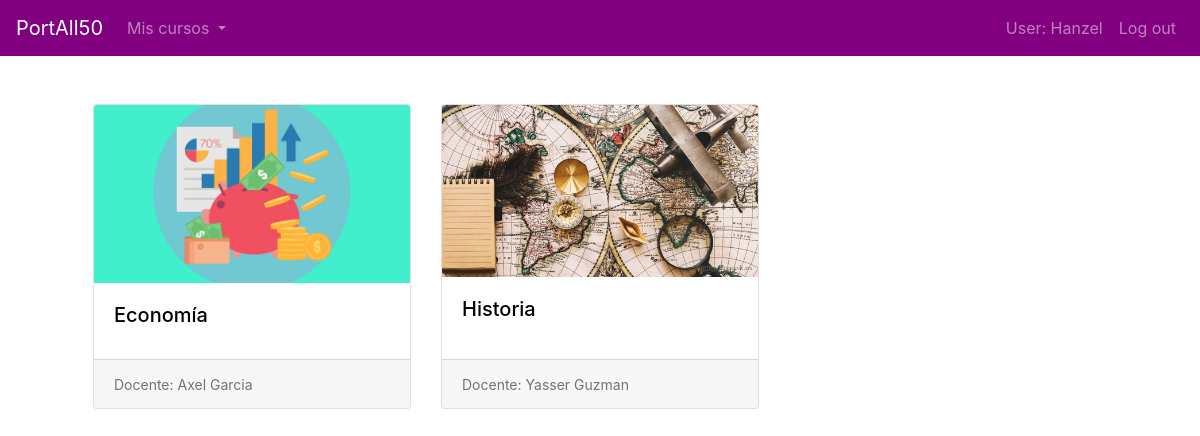
Before: /portall (signed in) with the older database file.
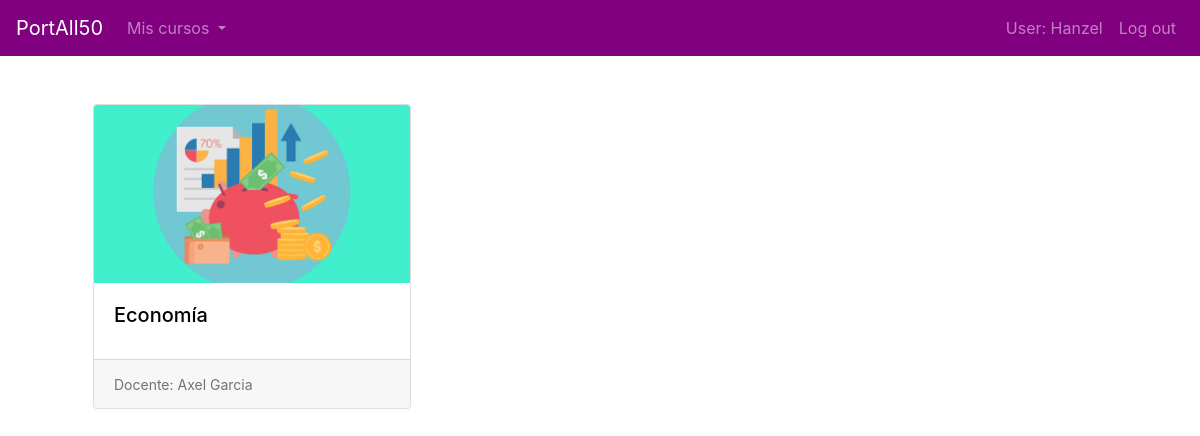
After: the same page with the newer database file.
### PortAll50/models.py (models this page shows, shortened)
class Curso(models.Model):
    nombre_curso = models.CharField(max_length=60)
    cuentas = models.ManyToManyField(User, related_name="cursos_inscritos", null=True) #identifica participantes
    propietario = models.ForeignKey(User, on_delete=CASCADE, related_name="cursos_creados")
    imagen = models.ImageField(upload_to='cursos/', null = True) #investigar upload_to
    ESTADO_CURSO = [("0", "Preparando"), ("1", "Activo"), ("2", "Finalizo")]
    estado_curso = models.CharField(choices=ESTADO_CURSO, max_length=1, default="0")
    cantidad_minima = models.DecimalField(decimal_places=2, max_digits=5, null=True)
    total_acumular = models.DecimalField(decimal_places=2, max_digits=5, null=True)
    actual_acumulado = models.DecimalField(decimal_places=2, max_digits=5, default=0)
    class Meta:
        verbose_name_plural = "Curso"

### PortAll50/views.py (the view)
# urls.py: path("portall", views.portall, name="portall"),
def portall(request):
    usuario = request.user
    cursos = Curso.objects.filter(cuentas=usuario)
    context = {
        "cursos": cursos,
        "usuario": Cuenta.objects.get(username=usuario)
    }
    return render(request, "portall50/portall.html", context)

### PortAll50/templates/portall50/portall.html (shortened to what this page needs)
{% extends 'base.html' %}
{% load bootstrap4 %}
{% load static %}
{% block main %}
    <div class="container">
        <div class="row row-cols-1 row-cols-md-3">
            {% for curso in cursos %}
                <div class="col mb-4">
                    <div class="card h-100">
                    <img src="{{curso.imagen.url}}" class="card-img-top" alt="...">
                    <div class="card-body">
                        <a style="color: black;" href="{% url 'curso' curso.id %}"><h5 class="card-title" style="color: black;">{{curso.nombre_curso}}</5></a>
                    </div>
                    <div class="card-footer">
                        <small class="text-muted">Docente: {{curso.propietario.first_name}} {{curso.propietario.last_name}}</small>
                        </div>
                    </div>
                </div>
            {% endfor %}
        </div>
    </div>
{% endblock %}

### templates/base.html (shortened to what this page needs)
{% load bootstrap4 %}
{% load static %}
<!DOCTYPE html>
<html lang="sp">
<head>
    {% bootstrap_css %}
    <link href='https://unpkg.com/boxicons@2.0.9/css/boxicons.min.css' rel='stylesheet'>
    <link rel="stylesheet" href="{% static 'css/base.css' %}">
</head>
<body>
    {% if user.is_authenticated %}
    <nav class="navbar navbar-expand-lg navbar-dark bg-dark">
        <a class="navbar-brand" href="/portall">PortAll50</a>
        <div class="collapse navbar-collapse" id="navbarSupportedContent">
            <ul class="navbar-nav">
                <li class="nav-item dropdown">
                    <a class="nav-link dropdown-toggle" href="#" id="navbarDropdown" role="button" data-toggle="dropdown" aria-expanded="false">
                      Mis cursos
                    </a>
                </li>
            </ul>
            <ul class="navbar-nav ml-auto">
                <li class="nav-item"><a class="nav-link" href="" data-toggle="modal" data-target="#profileModal"> User: {{ user.username }} </a></li>
                <li class="nav-item"><a class="nav-link" href="{% url 'logout' %}">Log out</a></li>
            </ul>
        </div>
    </nav>
    {% endif %}
    <main class="container p-5">
        {% block main %}{% endblock %}
    </main>
</body>
</html>

### PortAll50/static/css/base.css (style rules this page uses)
.navbar { background-color: purple !important; }
a { color: black; text-decoration: none; }

Changed rows visible on the page:
removed Curso: imagen (picture), nombre_curso "Historia", propietario.first_name "Yasser", propietario.last_name "Guzman"
